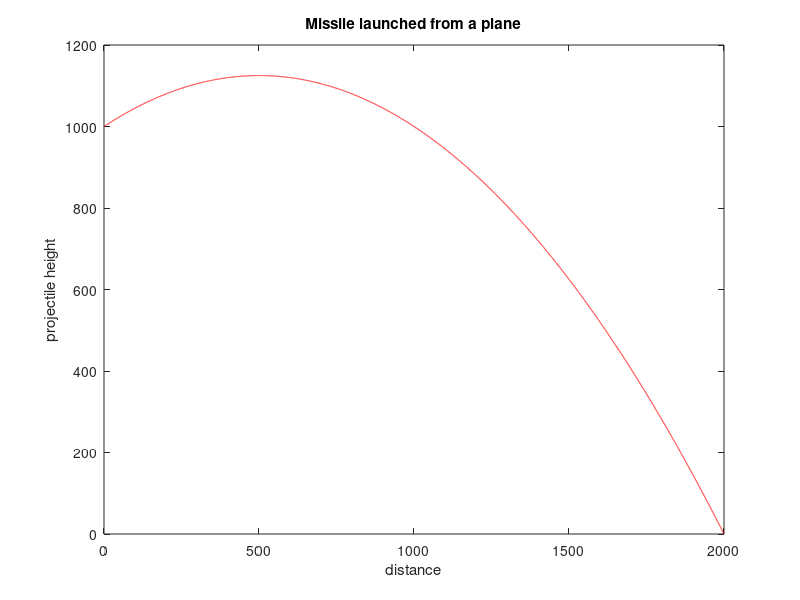

Write the MATLAB code that produced this figure.
a=-5e-4;
b=0.5;
c=1000;
x1=(-b+sqrt(b^2-4*a*c))/(2*a)
x2=(-b-sqrt(b^2-4*a*c))/(2*a)
p = [-5e-4 0.5 1000];
root = roots (p)
x=[0:0.1:2000];
y=-5e-4*x.^2+0.5*x+1000;
MissileData=[x';y'];
M = max(y)
plot (x,y, 'r')
xlabel 'distance'
ylabel 'projectile height'
title 'Missile launched from a plane'
%(the graph does support the previous answers that were found.)%